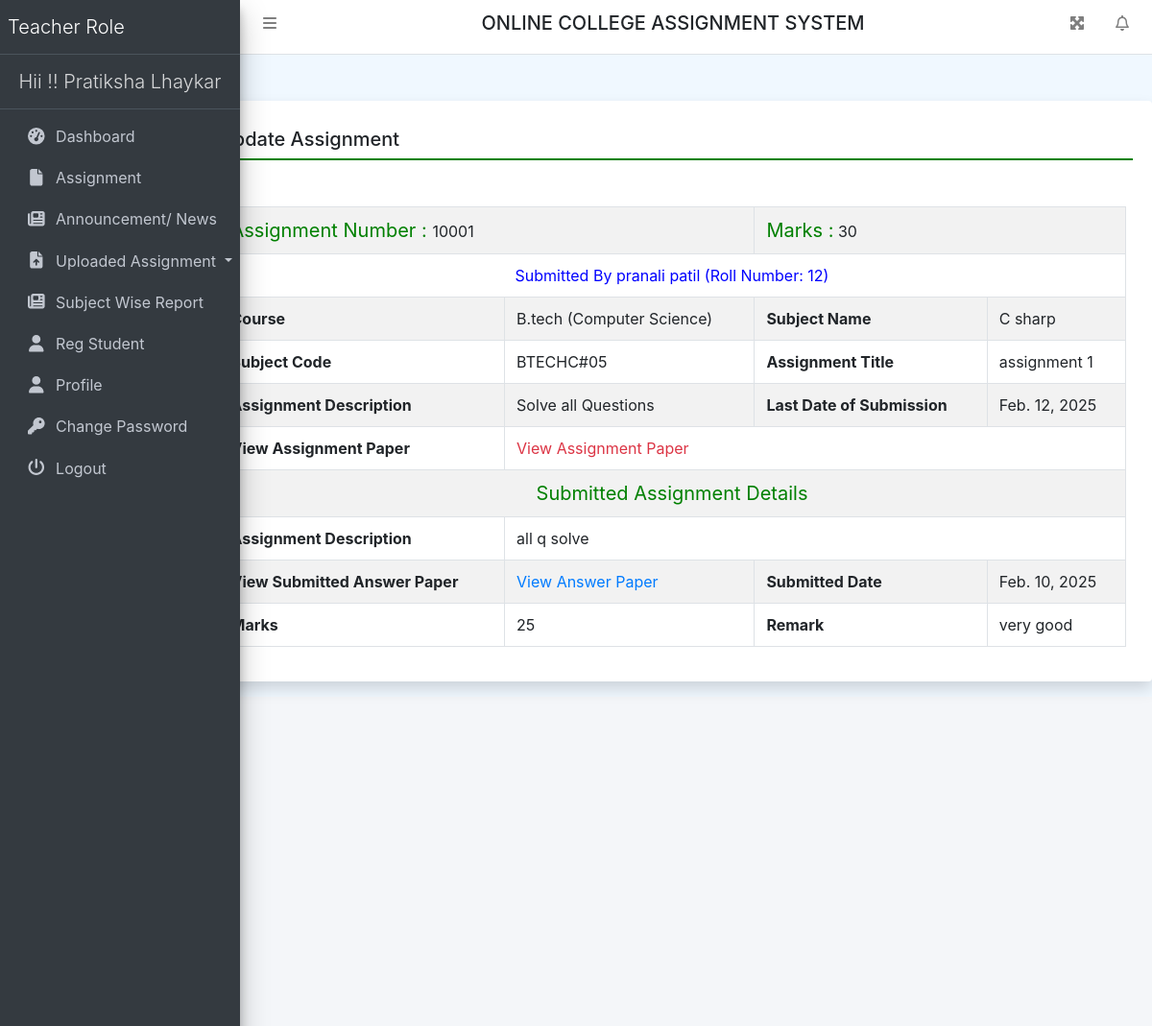
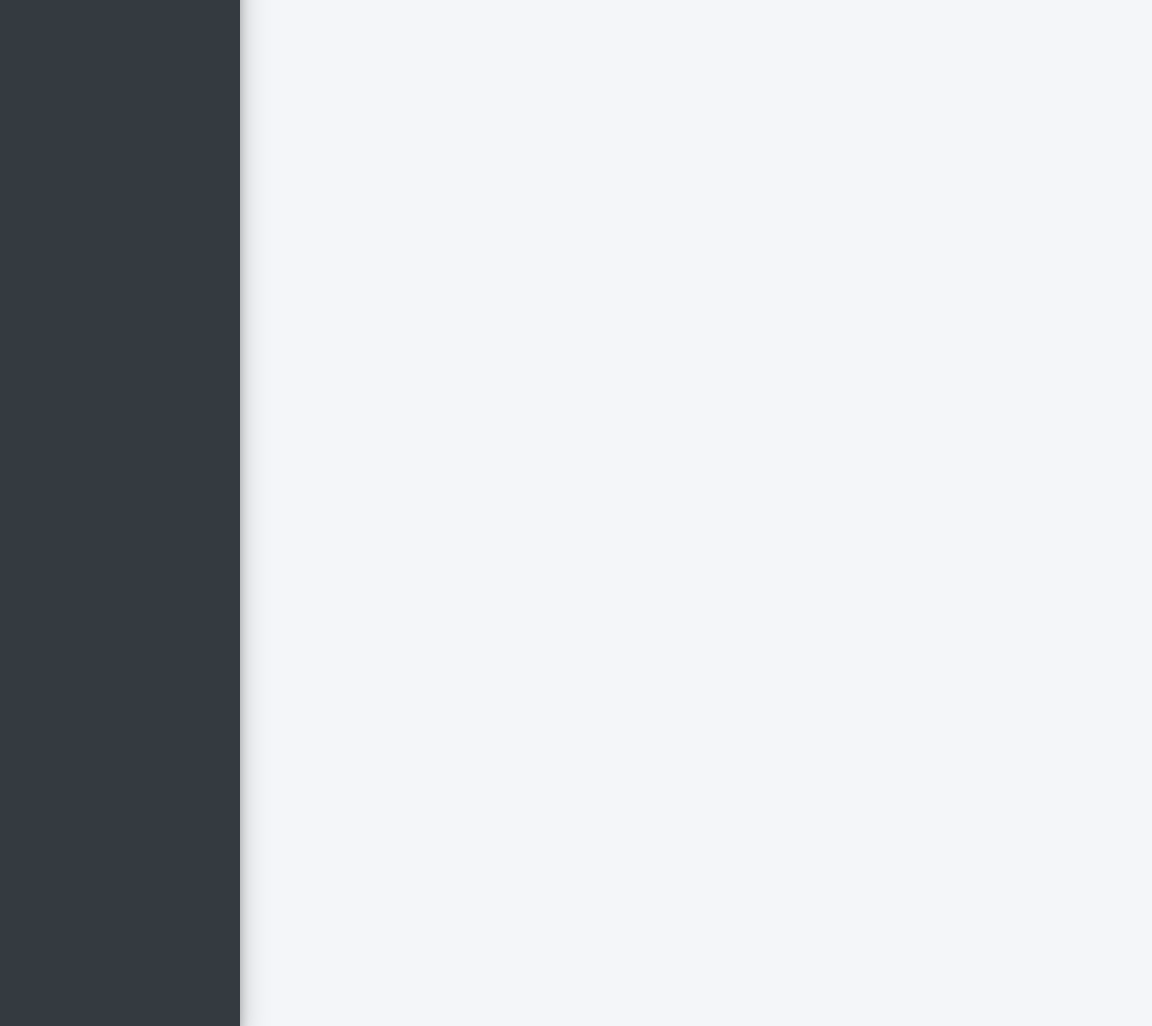
Screenshot of /viewUncheckedAssign/8 (signed in) with the database file from the repository (2 pictures, top to bottom).
### collegeAssignment/models.py (models this page shows, shortened)
class Uploadass(models.Model):
    assignment = models.ForeignKey(Assigment, on_delete=models.CASCADE)
    userdetail = models.ForeignKey(UserDetail, on_delete=models.CASCADE)
    Assdesc = models.CharField(max_length=300, null=True)
    AnswerFile = models.FileField(null=True)
    SubmitDate = models.DateField(null=True)
    Marks = models.CharField(max_length=100, null=True)
    Remarks = models.CharField(max_length=250, null=True)
    UpdationDate = models.DateField(null=True)

class Assigment(models.Model):
    teacher = models.ForeignKey(Teacher, on_delete=models.CASCADE)
    course = models.ForeignKey(Course, on_delete=models.CASCADE)
    subject = models.ForeignKey(Subject, on_delete=models.CASCADE)
    AssignmentNumber = models.IntegerField(null=True)
    AssignmentTitle = models.CharField(max_length=150, null=True)
    AssignmentDescription = models.CharField(max_length=300, null=True)
    SubmissionDate = models.DateField(null=True)
    AssignmentMarks = models.CharField(max_length=150, null=True)
    AssignmentFile = models.FileField(max_length=200, null=True)
    CreationDate = models.DateTimeField(auto_now_add=True)

class UserDetail(models.Model):
    user = models.ForeignKey(User, on_delete=models.CASCADE)
    MobileNumber = models.CharField(max_length=200, null=True)
    course = models.ForeignKey(Course, on_delete=models.CASCADE)
    RollNumber = models.CharField(max_length=200, null=True)
    RegDate = models.DateTimeField(auto_now_add=True)

class Course(models.Model):
    BranchName = models.CharField(max_length=150, null=True)
    CourseName = models.CharField(max_length=200, null=True)
    CreationDate = models.DateTimeField(auto_now_add=True)

class Subject(models.Model):
    course = models.ForeignKey(Course, on_delete=models.CASCADE)
    SubjectFullname = models.CharField(max_length=200, null=True)
    SubjectShortname = models.CharField(max_length=50, null=True)
    SubjectCode = models.CharField(max_length=50, null=True)
    CreationDate = models.DateTimeField(auto_now_add=True)

### collegeAssignment/views.py (the view, shortened to what this page needs)
# urls.py: path('viewUncheckedAssign/<int:pid>', viewUncheckedAssign, name='viewUncheckedAssign'),
def viewUncheckedAssign(request, pid):
    if not request.user.is_authenticated:
        return redirect('teacher_login')
    error = ""
    uploadass = Uploadass.objects.get(id=pid)
    return render(request, 'viewUncheckedAssign.html', locals())

### collegeAssignment/templates/viewUncheckedAssign.html (shortened to what this page needs)
{% extends 'teacherHeader.html' %}
{% block main %}
<div class="card shadow mt-5 offset-2">
    <div class="card-body">
        <h5 class="p-2" style="border-bottom: 2px solid green;">Update Assignment</h5>
        <div class="container-fluid mt-3">
            <table border="1" class="table table-striped table-bordered first mt-5">
                <tr>
                    <td colspan="2"><span style="font-size : 20px; color : green">Assignment Number : </span>
                        {{uploadass.assignment.AssignmentNumber}}
                    </td>
                    <td colspan="2"><span style="font-size : 20px; color : green">Marks  :</span>
                        {{uploadass.assignment.AssignmentMarks}}
                    </td>
                </tr>
                <tr>
                    <td colspan="4"><center><span style="color: blue"> Submitted By {{uploadass.userdetail.user.first_name}} {{uploadass.userdetail.user.last_name}} (Roll Number: {{uploadass.userdetail.RollNumber}})</span></center></td>
                </tr>
                <tr>
                    <th>Course</th>
                    <td>{{uploadass.assignment.course.CourseName}} ({{uploadass.assignment.course.BranchName}})</td>
                    <th>Subject Name</th>
                    <td>{{uploadass.assignment.subject.SubjectFullname}}</td>
                </tr>
                <tr>
                    <th>Subject Code</th>
                    <td>{{uploadass.assignment.subject.SubjectCode}}</td>
                    <th>Assignment Title</th>
                    <td>{{uploadass.assignment.AssignmentTitle}}</td>
                </tr>
                <tr>
                    <th>Assignment Description</th>
                    <td>{{uploadass.assignment.AssignmentDescription}}</td>
                    <th>Last Date of Submission</th>
                    <td>{{uploadass.assignment.SubmissionDate}}</td>
                </tr>
                <tr>
                    <th>View Assignment Paper</th>
                    <td colspan="3"><a href="{{uploadass.assignment.AssignmentFile.url}}" class="text-danger">View Assignment
                        Paper</a></td>
                </tr>
                <tr>
                    <td colspan="4"><span style="font-size : 20px; color : green"><center>Submitted Assignment Details</center> </span></td>
                </tr>
                <tr>
                    <th>Assignment Description</th>
                    <td colspan="3">{{uploadass.Assdesc}}</td>
                </tr>
                <tr>
                    <th>View Submitted Answer Paper</th>
                    <td><a href="{{uploadass.AnswerFile.url}}" class="text-primary">View Answer Paper</a></td>
                    <th>Submitted Date</th>
                    <td>{{uploadass.SubmitDate}}</td>
                </tr>
{% if not uploadass.Marks %}
                <form method="post">
                    {% csrf_token %}
                    <tr>
                        <th>Remark</th>
                        <td colspan="3"><textarea name="Remarks" class="form-control" required></textarea></td>
                    </tr>
                    <tr>
                        <th>Marks</th>
                        <td colspan="3"><input type="text" name="Marks" class="form-control"></td>
                    </tr>
                    <tr align="center">
                        <td colspan="4">
                            <button type="submit" name="submit" class="btn btn-primary">Update</button>
                        </td>
                    </tr>
                </form>
                {% else %}
                <tr>
                    <th>Marks</th>
                    <td>{{uploadass.Marks}}</td>
                    <th>Remark</th>
                    <td>{{uploadass.Remarks}}</td>
                </tr>
                {% endif %}
            </table>
        </div>
    </div>
</div>
{% endblock %}

### collegeAssignment/templates/teacherHeader.html (shortened to what this page needs)
{% load static %}
<html>
    <head runat="server">
        <link href="{% static 'css/bootstrap.css' %}" rel="stylesheet" />
        <link href="{% static 'css/all.css' %}" rel="stylesheet" />
        <link href="{% static 'css/adminlte.css' %}" rel="stylesheet" />
        <link href="{% static 'css/OverlayScrollbars.css' %}" rel="stylesheet" />
        <link rel="stylesheet" href="https://cdn.datatables.net/1.10.23/css/jquery.dataTables.min.css">
        <link rel="stylesheet" href="https://cdn.datatables.net/buttons/1.6.5/css/buttons.dataTables.min.css">
		<link rel="stylesheet" href="https://cdn.jsdelivr.net/npm/bootstrap-select@1.13.14/dist/css/bootstrap-select.min.css">
    </head>
    <body class="hold-transition sidebar-mini layout-fixed layout-navbar-fixed layout-footer-fixed">
        <nav class="main-header navbar navbar-expand navbar-white navbar-light">
            <ul class="navbar-nav">
                <li class="nav-item">
                    <a class="nav-link" data-widget="pushmenu" href="#" role="button"><i class="fas fa-bars"></i></a>
                </li>
            </ul>
            <h5 class="text-center text-uppercase" style="width:100%;">Online College Assignment System</h5>
            <ul class="navbar-nav ml-auto">
                <li class="nav-item">
                    <a class="nav-link" data-widget="fullscreen" href="#" role="button">
                        <i class="fas fa-expand-arrows-alt"></i>
                    </a>
                </li>
                <li class="nav-item dropdown">
                    <a class="nav-link" data-toggle="dropdown" href="#">
                        <i class="far fa-bell fas-shake animated"></i>
                    </a>
                </li>
            </ul>
        </nav>
        <aside class="main-sidebar sidebar-dark-primary elevation-4">
            <a href="{% url 'tdashboard' %}" class="brand-link">
                <span class="brand-text font-weight-light">Teacher Role</span>
            </a>
			<a href="{% url 'tdashboard' %}" class="brand-link">
                <center><span class="brand-text font-weight-light">Hii !! {{request.user.first_name}} {{request.user.last_name}} </span></center>
            </a>
            <div class="sidebar">
                <nav class="mt-2">
                    <ul class="nav nav-pills nav-sidebar flex-column" data-widget="treeview" role="menu" data-accordion="false">
                        <li class="nav-item"><a href="{% url 'tdashboard' %}" class="nav-link">
                    <i class="nav-icon fas fa-tachometer-alt"></i>
                    <p>Dashboard</p>
                </a></li>
                <li class="nav-item"><a href="{% url 'teacherAssignment' %}" class="nav-link">
							<i class="nav-icon fas fa-file"></i>
							<p>Assignment</p>
                </a></li>
                <li class="nav-item"><a href="{% url 'teacherNews' %}" class="nav-link">
							<i class="nav-icon fas fa-newspaper"></i>
							<p>Announcement/ News</p>
                </a></li>
                <li class="nav-item dropdown">
                    <a class="nav-link dropdown-toggle" href="#" id="navbarDropdown"
                       role="button" data-toggle="dropdown" aria-haspopup="true"
                       aria-expanded="false"> <i class="nav-icon fas fa-file-upload"></i> Uploaded Assignment </a>
                </li>
                <li class="nav-item"><a href="{% url 'subjectwiseReport' %}" class="nav-link">
							<i class="nav-icon fas fa-newspaper"></i>
							<p>Subject Wise Report</p>
                </a></li>
                <li class="nav-item"><a href="{% url 'regCoursewiseUser' %}" class="nav-link">
							<i class="nav-icon fas fa-user"></i>
							<p>Reg Student</p>
                </a></li>
                        <li class="nav-item"><a href="{% url 'teacherProfile' %}" class="nav-link">
							<i class="nav-icon fas fa-user"></i>
							<p>Profile</p>
                </a></li>
                        <li class="nav-item"><a href="{% url 'teacherchangePassword' %}" class="nav-link">
							<i class="nav-icon fas fa-key"></i>
							<p>Change Password</p>
                </a></li>
                        <li class="nav-item"><a href="/logout" class="nav-link">
							<i class="nav-icon fas fa-power-off"></i>
							<p>Logout</p>
                </a></li>
                    </ul>
                </nav>
            </div>
        </aside>
        {% block main %}
        {% endblock %}
        <div class="content-wrapper"></div>

### collegeAssignment/static/css/all.css (style rules this page uses)
.fa-bars:before { content: "\f0c9"; }
.fa-bell:before { content: "\f0f3"; }
.fa-file:before { content: "\f15b"; }
.fa-key:before { content: "\f084"; }
.fa-newspaper:before { content: "\f1ea"; }
.fa-power-off:before { content: "\f011"; }
.fa-user:before { content: "\f007"; }

### collegeAssignment/static/css/OverlayScrollbars.css (style rules this page uses)
.os-host, .os-host-textarea { position: relative; overflow: visible !important; -webkit-box-orient: vertical; -webkit-box-direction: normal; -ms-flex-direction: column; flex-direction: column; -ms-flex-wrap: nowrap; flex-wrap: nowrap; -webkit-box-pack: start; -ms-flex-pack: start; justify-content: flex-start; -ms-flex-line-pack: start; align-content: flex-start; -webkit-box-align: start; -ms-flex-align: start; -ms-grid-row-align: flex-start; align-items: flex-start; }

### collegeAssignment/templates/teacherHeader.html (style rules this page uses)
body { background-color: aliceblue; }

### rows the page displays
Uploadass: assignment.AssignmentNumber "10001", assignment.AssignmentMarks "30", userdetail.user.first_name "pranali", userdetail.user.last_name "patil", userdetail.RollNumber "12", assignment.course.CourseName "B.tech", assignment.course.BranchName "Computer Science", assignment.subject.SubjectFullname "C sharp", assignment.subject.SubjectCode "BTECHC#05", assignment.AssignmentTitle "assignment 1", assignment.AssignmentDescription "Solve all Questions", assignment.SubmissionDate "Feb. 12, 2025", Assdesc "all q solve", SubmitDate "Feb. 10, 2025", Marks "25", Remarks "very good"

### other values shown
{{ request.user.first_name }} "Pratiksha"
{{ request.user.last_name }} "Lhaykar"
